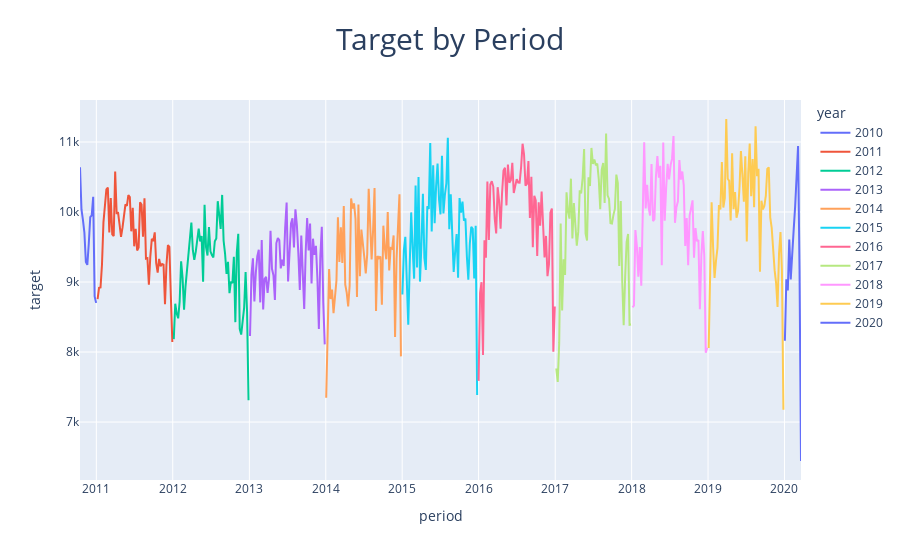

The notebook cell saved with this chart:
### Code cell
fig = px.line(time_df, x='period', y='target', title='Target by Period', color='year')
fig.update_layout(title_font_size=30, title_x=0.5)
fig.show()
